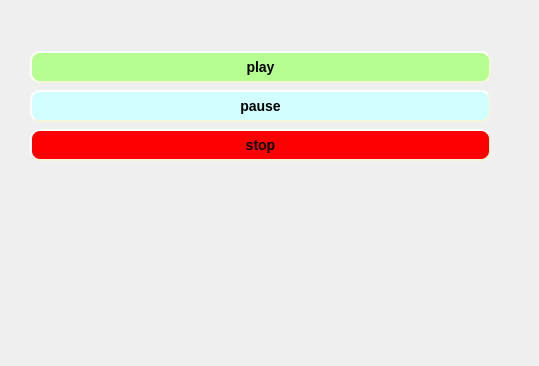
<?xml version="1.0" encoding="UTF-8"?>
<ui version="4.0">
 <class>reciever</class>
 <widget class="QWidget" name="reciever">
  <property name="geometry">
   <rect>
    <x>0</x>
    <y>0</y>
    <width>539</width>
    <height>366</height>
   </rect>
  </property>
  <property name="windowTitle">
   <string>Form</string>
  </property>
  <widget class="QWidget" name="gridLayoutWidget">
   <property name="geometry">
    <rect>
     <x>30</x>
     <y>50</y>
     <width>461</width>
     <height>113</height>
    </rect>
   </property>
   <layout class="QGridLayout" name="gridLayout">
    <item row="1" column="0">
     <widget class="QPushButton" name="pushButton_2">
      <property name="styleSheet">
       <string notr="true">QPushButton {
    background-color: rgb(209, 255, 255);
    border-style: outset;
    border-width: 2px;
    border-radius: 10px;
    border-color: beige;
    font: bold 14px;
    min-width: 10em;
    padding: 6px;
}
QPushButton :pressed {
    background-color: rgb(224, 0, 0);
    border-style: inset;
}</string>
      </property>
      <property name="text">
       <string>pause</string>
      </property>
     </widget>
    </item>
    <item row="3" column="0">
     <widget class="QPushButton" name="pushButton_3">
      <property name="styleSheet">
       <string notr="true">QPushButton {
    background-color: red;
    border-style: outset;
    border-width: 2px;
    border-radius: 10px;
    border-color: beige;
    font: bold 14px;
    min-width: 10em;
    padding: 6px;
}</string>
      </property>
      <property name="text">
       <string>stop</string>
      </property>
     </widget>
    </item>
    <item row="0" column="0">
     <widget class="QPushButton" name="pushButton">
      <property name="styleSheet">
       <string notr="true">QPushButton{
    background-color: rgb(181, 255, 145);
    border-style: outset;
    border-width: 2px;
    border-radius: 10px;
    border-color: beige;
    font: bold 14px;
    min-width: 10em;
    padding: 6px;
}</string>
      </property>
      <property name="text">
       <string>play</string>
      </property>
     </widget>
    </item>
   </layout>
  </widget>
 </widget>
 <resources/>
 <connections/>
</ui>
